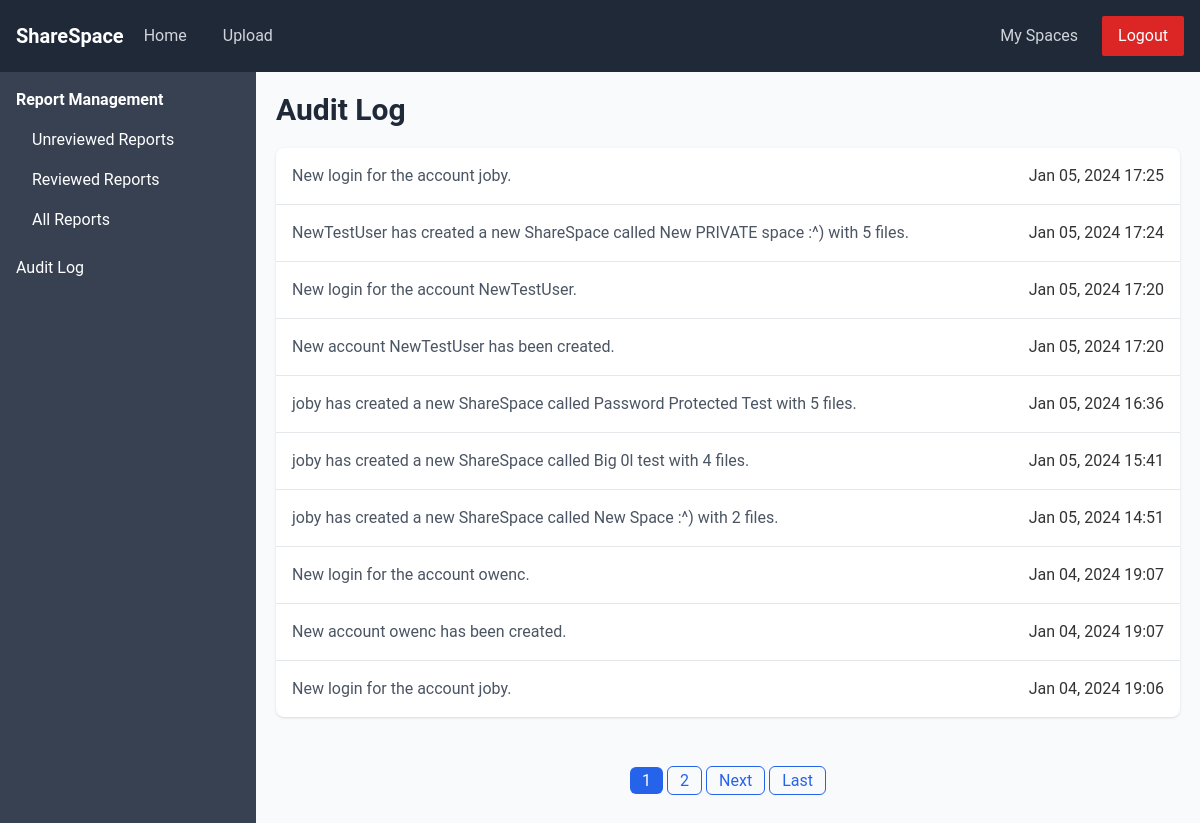
Page /admin-panel/audit-log/ (signed in) on the committed database.
### admin_panel/models.py (models this page shows, shortened)
class AuditLog(models.Model):
    ACTION_CHOICES = [
        ("account_created", "Account Created"),
        ("login", "Login"),
        ("file_upload", "File Upload"),
        ("report_submitted", "Report Submitted"),
        ("report_change", "Report Change"),
    ]
    user = models.ForeignKey(User, on_delete=models.CASCADE)
    action = models.CharField(max_length=50, choices=ACTION_CHOICES)
    message = models.TextField()
    created_at = models.DateTimeField(auto_now_add=True)

### admin_panel/decorators.py (the view)
        def _wrapped_view(request, *args, **kwargs):
            if in_group(request.user, request):
                return view_func(request, *args, **kwargs)
            else:
                return redirect(redirect_url)

### admin_panel/views.py (called while the page is built)
@group_required("Admin")
def audit_log(request):
    logs_list = AuditLog.objects.all().order_by("-created_at")
    paginator = Paginator(logs_list, 10)
    page_number = request.GET.get("page")
    logs = paginator.get_page(page_number)
    return render(request, "admin_panel/audit_log.html", {"logs": logs})

### admin_panel/templates/admin_panel/audit_log.html (shortened to what this page needs)
{% extends "admin_panel/base.html" %}
{% block admin_content %}
<div class="audit-log-container container mx-auto p-5">
    <h1 class="text-3xl font-semibold pb-5 text-gray-800">Audit Log</h1>
    <div class="bg-white rounded-lg shadow">
        <ul class="list-none divide-y divide-gray-200">
            {% for log in logs %}
            <li class="p-4 hover:bg-gray-50 transition duration-150 ease-in-out">
                <div class="flex items-center justify-between">
                    <span class="text-gray-600">{{ log.message }}</span>
                    <span class="text-md">{{ log.created_at|date:"M d, Y H:i" }}</span>
                </div>
            </li>
            {% empty %}
            <li class="p-4">
                <span>No logs available.</span>
            </li>
            {% endfor %}
        </ul>
    </div>
</div>
<div class="pagination-container mt-5 py-3">
    <nav class="flex justify-center">
        <ul class="inline-flex items-center space-x-1">
            {% for num in logs.paginator.page_range %}
                {% if logs.number == num %}
                    <li>
                        <a href="?page={{ num }}" class="px-3 py-1 bg-blue-600 text-white rounded-md" aria-current="page">{{ num }}</a>
                    </li>
                {% else %}
                    <li>
                        <a href="?page={{ num }}" class="px-3 py-1 text-blue-600 hover:bg-blue-100 rounded-md border border-blue-600">{{ num }}</a>
                    </li>
                {% endif %}
            {% endfor %}
            {% if logs.has_next %}
                <li>
                    <a href="?page={{ logs.next_page_number }}" class="px-3 py-1 text-blue-600 hover:bg-blue-100 rounded-md border border-blue-600">Next</a>
                </li>
                <li>
                    <a href="?page={{ logs.paginator.num_pages }}" class="px-3 py-1 text-blue-600 hover:bg-blue-100 rounded-md border border-blue-600">Last</a>
                </li>
            {% endif %}
        </ul>
    </nav>
</div>
{% endblock admin_content %}

### app/static/css/styles.css (style rules this page uses)
:root { --gray-100: #f8f9fa; }
*, *::before, *::after { box-sizing: content-box; }
html, body { padding: 0; margin: 0; }
body { font-family: "Roboto", sans-serif; color: #333; }
.container { position: relative; }

### rows in the picture
AuditLog: message "New login for the account joby.", created_at "Jan 05, 2024 17:25"
AuditLog: message "NewTestUser has created a new ShareSpace called New PRIVATE space :^) with 5 files.", created_at "Jan 05, 2024 17:24"
AuditLog: message "New login for the account NewTestUser.", created_at "Jan 05, 2024 17:20"
AuditLog: message "New account NewTestUser has been created.", created_at "Jan 05, 2024 17:20"
AuditLog: message "joby has created a new ShareSpace called Password Protected Test with 5 files.", created_at "Jan 05, 2024 16:36"
AuditLog: message "joby has created a new ShareSpace called Big 0l test with 4 files.", created_at "Jan 05, 2024 15:41"
AuditLog: message "joby has created a new ShareSpace called New Space :^) with 2 files.", created_at "Jan 05, 2024 14:51"
AuditLog: message "New login for the account owenc.", created_at "Jan 04, 2024 19:07"
AuditLog: message "New account owenc has been created.", created_at "Jan 04, 2024 19:07"
AuditLog: message "New login for the account joby.", created_at "Jan 04, 2024 19:06"

### other values in the picture
{{ num }} "1"
{{ num }} "2"
